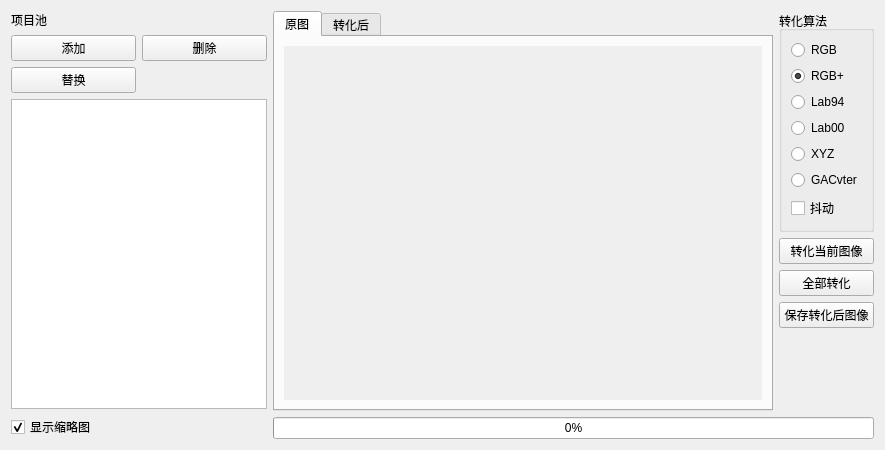
      <widget class="QWidget" name="tab_2">
       <attribute name="title">
        <string>导入图像并转化</string>
       </attribute>
       <layout class="QGridLayout" name="gridLayout_6" columnstretch="0,1,0,0">
        <item row="2" column="2" colspan="2">
         <widget class="QPushButton" name="pb_cvt_all">
          <property name="sizePolicy">
           <sizepolicy hsizetype="Preferred" vsizetype="Fixed">
            <horstretch>0</horstretch>
            <verstretch>0</verstretch>
           </sizepolicy>
          </property>
          <property name="text">
           <string>全部转化</string>
          </property>
         </widget>
        </item>
        <item row="0" column="0" rowspan="7">
         <layout class="QGridLayout" name="gridLayout_11">
          <property name="leftMargin">
           <number>0</number>
          </property>
          <property name="topMargin">
           <number>0</number>
          </property>
          <item row="3" column="0" colspan="2">
           <widget class="AdaptiveListView" name="lview_pool_cvt">
            <property name="sizePolicy">
             <sizepolicy hsizetype="Preferred" vsizetype="Expanding">
              <horstretch>0</horstretch>
              <verstretch>0</verstretch>
             </sizepolicy>
            </property>
            <property name="acceptDrops">
             <bool>false</bool>
            </property>
            <property name="editTriggers">
             <set>QAbstractItemView::EditTrigger::NoEditTriggers</set>
            </property>
            <property name="dragEnabled">
             <bool>true</bool>
            </property>
            <property name="dragDropOverwriteMode">
             <bool>false</bool>
            </property>
            <property name="dragDropMode">
             <enum>QAbstractItemView::DragDropMode::DragDrop</enum>
            </property>
            <property name="defaultDropAction">
             <enum>Qt::DropAction::IgnoreAction</enum>
            </property>
            <property name="selectionMode">
             <enum>QAbstractItemView::SelectionMode::ExtendedSelection</enum>
            </property>
            <property name="textElideMode">
             <enum>Qt::TextElideMode::ElideLeft</enum>
            </property>
            <property name="movement">
             <enum>QListView::Movement::Snap</enum>
            </property>
            <property name="flow">
             <enum>QListView::Flow::TopToBottom</enum>
            </property>
            <property name="isWrapping" stdset="0">
             <bool>false</bool>
            </property>
            <property name="resizeMode">
             <enum>QListView::ResizeMode::Adjust</enum>
            </property>
            <property name="spacing">
             <number>10</number>
            </property>
            <property name="viewMode">
             <enum>QListView::ViewMode::IconMode</enum>
            </property>
            <property name="modelColumn">
             <number>0</number>
            </property>
            <property name="wordWrap">
             <bool>true</bool>
            </property>
            <property name="selectionRectVisible">
             <bool>true</bool>
            </property>
            <property name="itemAlignment">
             <set>Qt::AlignmentFlag::AlignHCenter|Qt::AlignmentFlag::AlignTop</set>
            </property>
           </widget>
          </item>
          <item row="1" column="1">
           <widget class="QPushButton" name="pb_remove_image">
            <property name="sizePolicy">
             <sizepolicy hsizetype="Preferred" vsizetype="Fixed">
              <horstretch>0</horstretch>
              <verstretch>0</verstretch>
             </sizepolicy>
            </property>
            <property name="text">
             <string>删除</string>
            </property>
           </widget>
          </item>
          <item row="0" column="0" colspan="2">
           <widget class="QLabel" name="label">
            <property name="text">
             <string>项目池</string>
            </property>
           </widget>
          </item>
          <item row="1" column="0">
           <widget class="QPushButton" name="pb_add_image">
            <property name="sizePolicy">
             <sizepolicy hsizetype="Preferred" vsizetype="Fixed">
              <horstretch>0</horstretch>
              <verstretch>0</verstretch>
             </sizepolicy>
            </property>
            <property name="text">
             <string>添加</string>
            </property>
           </widget>
          </item>
          <item row="4" column="0" colspan="2">
           <widget class="QCheckBox" name="cb_lv_cvt_icon_mode">
            <property name="enabled">
             <bool>true</bool>
            </property>
            <property name="sizePolicy">
             <sizepolicy hsizetype="Preferred" vsizetype="Fixed">
              <horstretch>0</horstretch>
              <verstretch>0</verstretch>
             </sizepolicy>
            </property>
            <property name="text">
             <string>显示缩略图</string>
            </property>
            <property name="checked">
             <bool>true</bool>
            </property>
           </widget>
          </item>
          <item row="2" column="0">
           <widget class="QPushButton" name="pb_replace_image">
            <property name="sizePolicy">
             <sizepolicy hsizetype="Preferred" vsizetype="Fixed">
              <horstretch>0</horstretch>
              <verstretch>0</verstretch>
             </sizepolicy>
            </property>
            <property name="text">
             <string>替换</string>
            </property>
           </widget>
          </item>
         </layout>
        </item>
        <item row="5" column="2" colspan="2">
         <spacer name="verticalSpacer">
          <property name="orientation">
           <enum>Qt::Orientation::Vertical</enum>
          </property>
          <property name="sizeHint" stdset="0">
           <size>
            <width>20</width>
            <height>40</height>
           </size>
          </property>
         </spacer>
        </item>
        <item row="3" column="2" colspan="2">
         <widget class="QPushButton" name="pb_save_converted">
          <property name="sizePolicy">
           <sizepolicy hsizetype="Preferred" vsizetype="Fixed">
            <horstretch>0</horstretch>
            <verstretch>0</verstretch>
           </sizepolicy>
          </property>
          <property name="text">
           <string>保存转化后图像</string>
          </property>
         </widget>
        </item>
        <item row="0" column="2" colspan="2">
         <widget class="QGroupBox" name="groupBox_4">
          <property name="title">
           <string>转化算法</string>
          </property>
          <layout class="QGridLayout" name="gridLayout_9">
           <item row="6" column="0">
            <widget class="QCheckBox" name="cb_algo_dither">
             <property name="text">
              <string>抖动</string>
             </property>
            </widget>
           </item>
           <item row="3" column="0">
            <widget class="QRadioButton" name="rb_algo_Lab00">
             <property name="text">
              <string notr="true">Lab00</string>
             </property>
            </widget>
           </item>
           <item row="2" column="0">
            <widget class="QRadioButton" name="rb_algo_Lab94">
             <property name="text">
              <string notr="true">Lab94</string>
             </property>
            </widget>
           </item>
           <item row="1" column="0">
            <widget class="QRadioButton" name="rb_algo_RGB_plus">
             <property name="text">
              <string notr="true">RGB+</string>
             </property>
             <property name="checked">
              <bool>true</bool>
             </property>
            </widget>
           </item>
           <item row="0" column="0">
            <widget class="QRadioButton" name="rb_algo_RGB">
             <property name="text">
              <string notr="true">RGB</string>
             </property>
            </widget>
           </item>
           <item row="4" column="0">
            <widget class="QRadioButton" name="rb_algo_XYZ">
             <property name="text">
              <string notr="true">XYZ</string>
             </property>
            </widget>
           </item>
           <item row="5" column="0">
            <widget class="QRadioButton" name="rb_algo_GACvter">
             <property name="text">
              <string notr="true">GACvter</string>
             </property>
            </widget>
           </item>
          </layout>
         </widget>
        </item>
        <item row="1" column="2" colspan="2">
         <widget class="QPushButton" name="pb_cvt_current">
          <property name="sizePolicy">
           <sizepolicy hsizetype="Preferred" vsizetype="Fixed">
            <horstretch>0</horstretch>
            <verstretch>0</verstretch>
           </sizepolicy>
          </property>
          <property name="text">
           <string>转化当前图像</string>
          </property>
         </widget>
        </item>
        <item row="4" column="2" colspan="2">
         <widget class="QLabel" name="lb_map_shape">
          <property name="text">
           <string/>
          </property>
          <property name="alignment">
           <set>Qt::AlignmentFlag::AlignCenter</set>
          </property>
         </widget>
        </item>
        <item row="6" column="1" colspan="3">
         <widget class="QProgressBar" name="pbar_cvt">
          <property name="value">
           <number>0</number>
          </property>
         </widget>
        </item>
        <item row="0" column="1" rowspan="6">
         <widget class="QTabWidget" name="tw_cvt_image">
          <property name="minimumSize">
           <size>
            <width>500</width>
            <height>400</height>
           </size>
          </property>
          <property name="tabPosition">
           <enum>QTabWidget::TabPosition::North</enum>
          </property>
          <property name="tabShape">
           <enum>QTabWidget::TabShape::Rounded</enum>
          </property>
          <property name="currentIndex">
           <number>0</number>
          </property>
          <property name="elideMode">
           <enum>Qt::TextElideMode::ElideLeft</enum>
          </property>
          <property name="documentMode">
           <bool>false</bool>
          </property>
          <property name="tabsClosable">
           <bool>false</bool>
          </property>
          <property name="tabBarAutoHide">
           <bool>false</bool>
          </property>
          <widget class="QWidget" name="tab_4">
           <attribute name="title">
            <string>原图</string>
           </attribute>
           <layout class="QGridLayout" name="gridLayout_7">
            <item row="0" column="0">
             <widget class="AdaptiveLabel" name="lb_raw_image">
              <property name="sizePolicy">
               <sizepolicy hsizetype="Expanding" vsizetype="Expanding">
                <horstretch>0</horstretch>
                <verstretch>0</verstretch>
               </sizepolicy>
              </property>
              <property name="autoFillBackground">
               <bool>true</bool>
              </property>
              <property name="frameShape">
               <enum>QFrame::Shape::NoFrame</enum>
              </property>
              <property name="lineWidth">
               <number>1</number>
              </property>
              <property name="text">
               <string/>
              </property>
              <property name="scaledContents">
               <bool>false</bool>
              </property>
             </widget>
            </item>
           </layout>
          </widget>
          <widget class="QWidget" name="tab_5">
           <attribute name="title">
            <string>转化后</string>
           </attribute>
           <layout class="QGridLayout" name="gridLayout_8">
            <item row="0" column="0">
             <widget class="AdaptiveLabel" name="lb_cvted_image">
              <property name="sizePolicy">
               <sizepolicy hsizetype="Expanding" vsizetype="Expanding">
                <horstretch>0</horstretch>
                <verstretch>0</verstretch>
               </sizepolicy>
              </property>
              <property name="autoFillBackground">
               <bool>true</bool>
              </property>
              <property name="frameShape">
               <enum>QFrame::Shape::NoFrame</enum>
              </property>
              <property name="lineWidth">
               <number>1</number>
              </property>
              <property name="text">
               <string/>
              </property>
             </widget>
            </item>
           </layout>
          </widget>
         </widget>
        </item>
       </layout>
      </widget>
